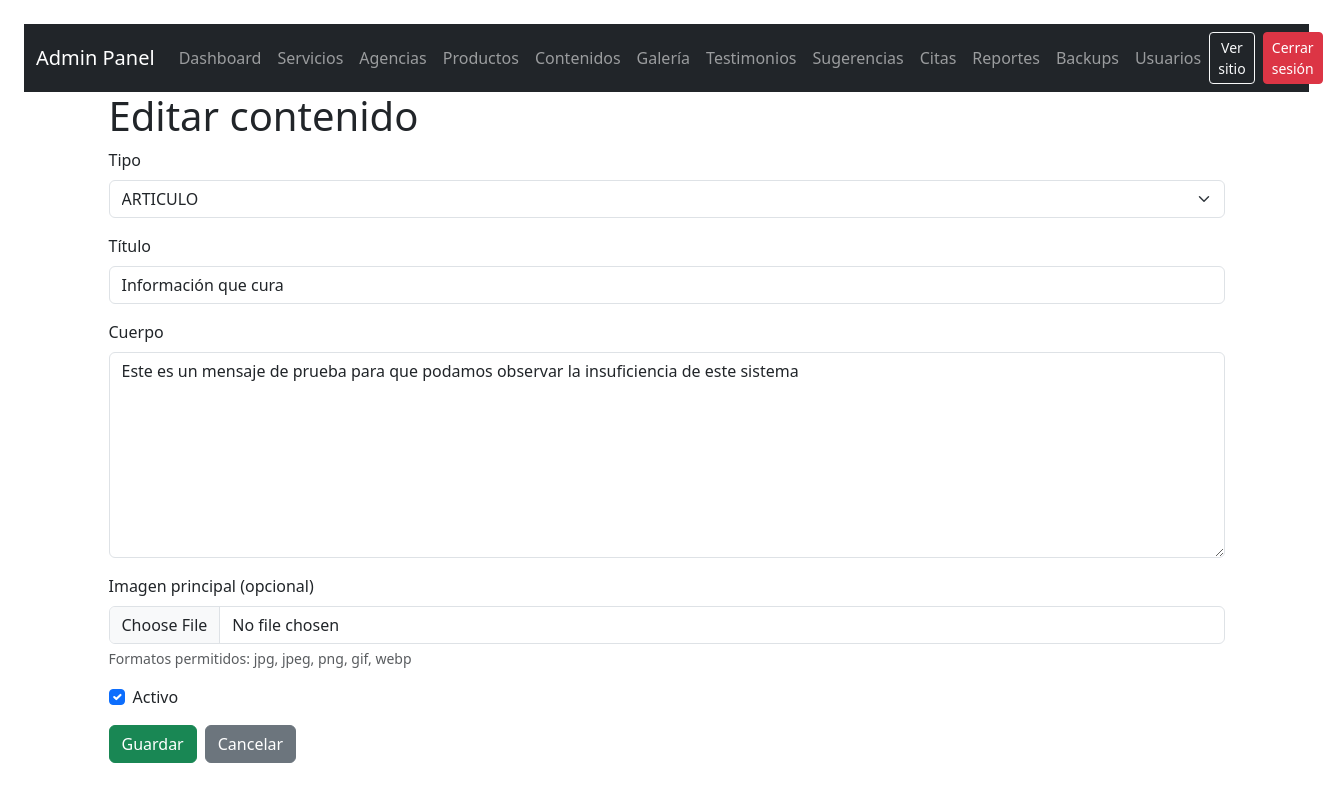
/public/admin/contenido_editar.php?id=1 (signed in), run on an earlier commit of the app's database.
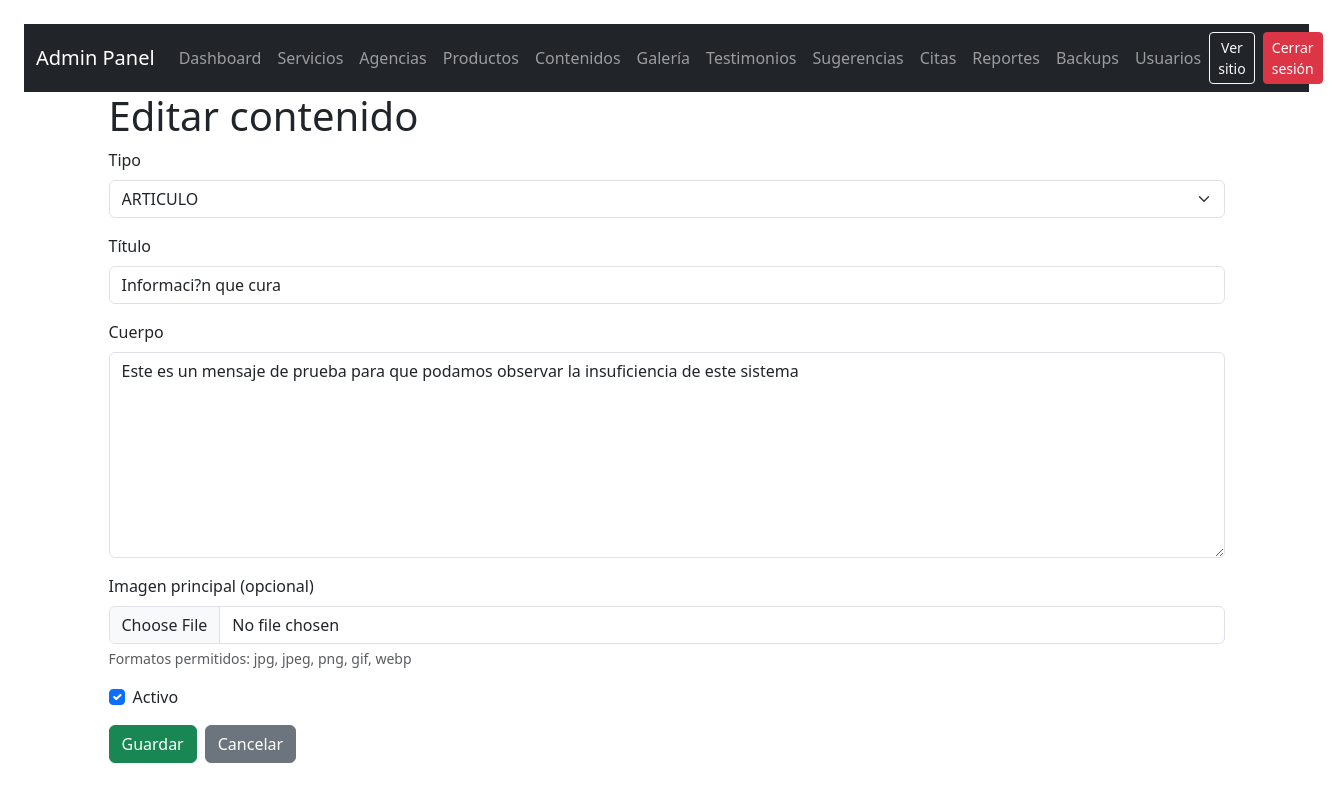
And on a later commit of the database.
### tables this page shows
CREATE TABLE `contenido` (
  `idContenido` int(11) NOT NULL,
  `Tipo` enum('NOTICIA','ARTICULO','BLOG','SITIO_INTERES') NOT NULL,
  `Titulo` varchar(200) NOT NULL,
  `Cuerpo` text NOT NULL,
  `AutorUsuario_id` int(11) DEFAULT NULL,
  `FechaPublicacion` datetime NOT NULL DEFAULT current_timestamp(),
  `Activo` tinyint(1) DEFAULT 1
);

### app/models/Contenido.php (called while the page is built, shortened)
<?php
class Contenido {
    public static function getById($pdo, $id) {
        $stmt = $pdo->prepare('SELECT * FROM contenido WHERE idContenido = ? LIMIT 1');
        $stmt->execute([(int)$id]);
        return $stmt->fetch();
    }
}
?>

### public/admin/contenido_editar.php (the view, shortened to what this page needs)
<?php
require_once __DIR__ . '/../../app/config/db.php';
require_once __DIR__ . '/../../app/models/Contenido.php';
$id = $_GET['id'] ?? null;
$item = Contenido::getById($pdo, $id);
?>
<!doctype html>
<html lang="es">
<head>
    <link href="https://cdn.jsdelivr.net/npm/bootstrap@5.3.2/dist/css/bootstrap.min.css" rel="stylesheet">
</head>
<body class="p-4">
<?php include __DIR__ . '/partials/admin_nav.php'; ?>
<div class="container">
    <h1>Editar contenido</h1>
    <form method="post" enctype="multipart/form-data">
        <div class="mb-3"><label class="form-label">Tipo</label>
            <select name="tipo" class="form-select">
                <option value="ARTICULO" <?= $item['Tipo']==='ARTICULO' ? 'selected' : '' ?>>ARTICULO</option>
            </select>
        </div>
        <div class="mb-3"><label class="form-label">Título</label><input name="titulo" class="form-control" required value="<?= htmlspecialchars($item['Titulo']) ?>"></div>
        <div class="mb-3"><label class="form-label">Cuerpo</label><textarea name="cuerpo" rows="8" class="form-control"><?= htmlspecialchars($item['Cuerpo']) ?></textarea></div>
        <div class="mb-3">
            <label class="form-label">Imagen principal (opcional)</label>
            <input type="file" name="imagen" class="form-control" accept="image/*">
            <div class="form-text">Formatos permitidos: jpg, jpeg, png, gif, webp</div>
        </div>
        <div class="form-check mb-3"><input type="checkbox" name="activo" id="activo" class="form-check-input" <?= $item['Activo'] ? 'checked' : '' ?>><label for="activo" class="form-check-label">Activo</label></div>
        <div class="d-flex gap-2"><button class="btn btn-success">Guardar</button><a href="contenidos.php" class="btn btn-secondary">Cancelar</a></div>
    </form>
</div>
</body>
</html>

What changed in the data, as far as the page shows it:
changed contenido "ARTICULO": titulo "Información que cura" → "Informaci?n que cura"
